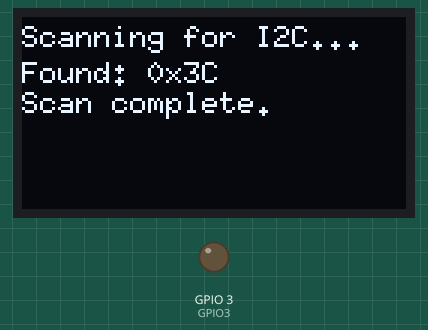
Recording of a sketch running on a simulated ESP32-C3. On the bench: 128×64 one-colour display, output pins drawn as LEDs (lit = HIGH). Pins used as bus, display or sensor lines are not drawn; what the sketch prints to the serial monitor is not drawn.

Above: at 0.3 s.

The sketch:

i2c_scan.ino
```cpp
/******************************************************************************
   PROJECT:     I2C Scanner with OLED Display and GPIO Control
   AUTHOR:      Modified from various online examples
   DATE:        11/12/2025
   VERSION:     1.3

   DESCRIPTION: This sketch initializes GPIO pins 2 and 3, initializes the
                I2C bus, scans for connected devices, and prints the
                addresses of any found devices to the Serial Monitor and a
                128x64 SSD1306 OLED display using U8g2.
 ******************************************************************************/

/* --- Tools Setup ---
  Board: esp32 > ESP32C3 Dev Module
*/

#include <Arduino.h>
#include <Wire.h>
#include <U8g2lib.h>

// --- PIN DEFINITIONS (for ESP32C3) ---
#define SCL_PIN 4  // I2C Clock
#define SDA_PIN 10 // I2C Data
#define GPS_RESET_PIN 21  // GPS Reset (active low)
#define GPIO3   3  // GPS enable (active low)


// --- OLED Display Setup ---
// U8g2 Constructor for 128x64 OLED
U8G2_SSD1306_128X64_NONAME_F_HW_I2C u8g2(U8G2_R0, /* reset=*/U8X8_PIN_NONE, /* clock=*/SCL_PIN, /* data=*/SDA_PIN);

// --- SETUP FUNCTION ---
// This function runs once when the board is powered on or reset.
void setup() {
  // Start serial communication at 115200 baud for debugging.
  Serial.begin(115200);
  while (!Serial); // Wait for Serial to be ready

  Serial.println("\n--- I2C Scanner with OLED & GPIO ---");

  // --- GPIO SETUP ---
  // Set GPIO pins 2 and 3 as outputs
  pinMode(GPS_RESET_PIN, OUTPUT);
  pinMode(GPIO3, OUTPUT);

  // Set GPIO 2 HIGH and GPIO 3 LOW
  digitalWrite(GPS_RESET_PIN, HIGH); // Do not reset GPS


  digitalWrite(GPIO3, LOW); // Power GPS
  Serial.println("GPS powered.");
  // --- END GPIO SETUP ---

  // Initialize I2C bus
  Wire.begin(SDA_PIN, SCL_PIN);

  // Initialize OLED display
  if(!u8g2.begin()) {
    Serial.println(F("U8g2 allocation failed"));
    for(;;); // Don't proceed, loop forever
  }

  // Clear the display buffer
  u8g2.clearBuffer();
  u8g2.sendBuffer();
}

// --- MAIN LOOP ---
// This function runs repeatedly after setup() has finished.
void loop() {
  byte error, address;
  int nDevices;

  Serial.println("Scanning for I2C devices...");

  // Clear the display and set text properties for each scan
  u8g2.clearBuffer();
  u8g2.setFont(u8g2_font_6x10_tf); // Small font
  u8g2.setCursor(0, 10);
  u8g2.print("Scanning for I2C...");
  u8g2.sendBuffer();
  delay(100); // Short delay to show "Scanning" message

  nDevices = 0;
  int yPos = 22; // Start printing results below the header

  // The I2C address space is 7-bits, from 0 to 127.
  // Addresses 0-7 are reserved.
  for(address = 8; address < 127; address++ ) {
    // The i2c_scanner uses the return value of
    // the Wire.endTransmission to see if
    // a device acknowledged the address.
    Wire.beginTransmission(address);
    error = Wire.endTransmission();

    if (error == 0) {
      Serial.print("I2C device found at address 0x");
      if (address < 16)
        Serial.print("0");
      Serial.print(address, HEX);
      Serial.println("  !");

      // Print to OLED
      if (yPos < 64) { // Only print if it fits on screen
          u8g2.setCursor(0, yPos);
          u8g2.print("Found: 0x");
          if (address < 16)
            u8g2.print("0");
          u8g2.print(address, HEX);
          yPos += 10;
      }
      u8g2.sendBuffer();

      nDevices++;
    }
    else if (error == 4) {
      Serial.print("Unknown error at address 0x");
      if (address < 16)
        Serial.print("0");
      Serial.println(address, HEX);
    }
  }

  if (nDevices == 0) {
    Serial.println("No I2C devices found\n");
    // Display message on OLED if no devices are found
    u8g2.clearBuffer();
    u8g2.setCursor(0, 10);
    u8g2.print("No I2C devices");
    u8g2.setCursor(0, 22);
    u8g2.print("found.");
    u8g2.sendBuffer();
  } else {
    Serial.println("Scan complete\n");
    // Optionally add a "Scan complete" message to the OLED
    if (yPos < 64) {
        u8g2.setCursor(0, yPos);
        u8g2.print("Scan complete.");
        u8g2.sendBuffer();
    }
  }

  delay(5000); // Wait 5 seconds before scanning again
}
```

Measured:
- what the display in image 0 shows lasts 5.1 s, from 0.2 s to 5.3 s
